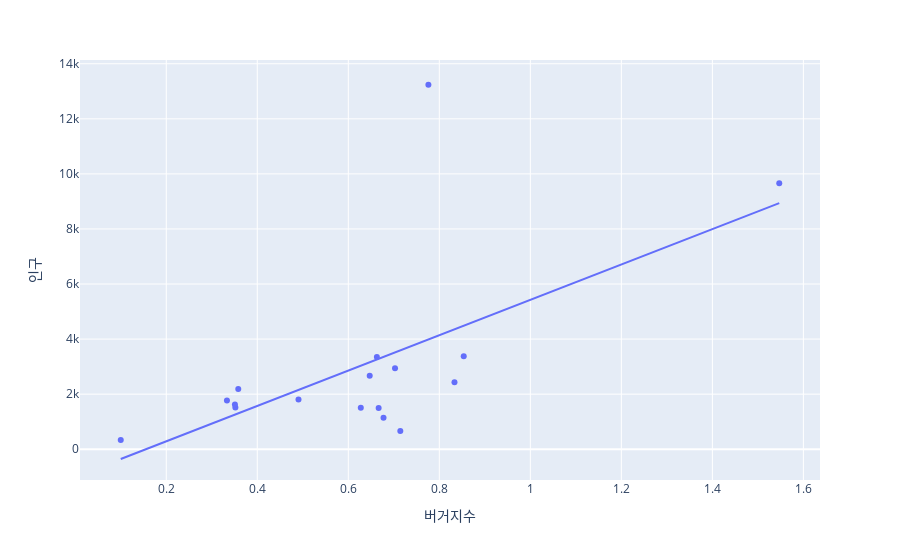

The code cell stored with this chart in its notebook:
### Code cell
# 광역시도별 버거지수 대비 인구수
px.scatter(nstore_stat_df, x='버거지수', y='인구', trendline='ols', hover_name='시도별')

### Figure 1 — Plotly figure (JSON) as saved in the notebook; plotly's stock layout.template omitted (floating-point values rounded to 4 significant figures)
{"data": [{"hovertemplate": "<b>%{hovertext}</b><br><br>버거지수=%{x}<br>인구=%{y}<extra></extra>", "hovertext": ["강원도", "경기도", "경상남도", "경상북도", "광주광역시", "대구광역시", "대전광역시", "부산광역시", "서울특별시", "세종특별자치시", "울산광역시", "인천광역시", "전라남도", "전라북도", "제주특별자치도", "충청남도", "충청북도"], "legendgroup": "", "marker": {"color": "#636efa", "symbol": "circle"}, "mode": "markers", "name": "", "orientation": "v", "showlegend": false, "type": "scatter", "x": [0.3519, 0.776, 0.6628, 0.6471, 0.6667, 0.8333, 0.6275, 0.8537, 1.547, 0.1, 0.6774, 0.7027, 0.3333, 0.4906, 0.7143, 0.3582, 0.3509], "xaxis": "x", "y": [1517, 13238, 3350, 2665, 1494, 2432, 1509, 3373, 9662, 331, 1147, 2944, 1773, 1803, 660, 2188, 1626], "yaxis": "y"}, {"hovertemplate": "<b>OLS trendline</b><br>인구 = 6421.64 * 버거지수 + -997.403<br>R<sup>2</sup>=0.367815<br><br>버거지수=%{x}<br>인구=%{y} <b>(trend)</b><extra></extra>", "legendgroup": "", "marker": {"color": "#636efa", "symbol": "circle"}, "mode": "lines", "name": "", "showlegend": false, "type": "scatter", "x": [0.1, 0.3333, 0.3509, 0.3519, 0.3582, 0.4906, 0.6275, 0.6471, 0.6628, 0.6667, 0.6774, 0.7027, 0.7143, 0.776, 0.8333, 0.8537, 1.547], "xaxis": "x", "y": [-355.2, 1143.0, 1256.0, 1262.0, 1303.0, 2153.0, 3032.0, 3158.0, 3259.0, 3284.0, 3353.0, 3515.0, 3589.0, 3986.0, 4354.0, 4484.0, 8937.0], "yaxis": "y"}], "layout": {"legend": {"tracegroupgap": 0}, "margin": {"t": 60}, "xaxis": {"anchor": "y", "domain": [0, 1], "title": {"text": "버거지수"}}, "yaxis": {"anchor": "x", "domain": [0, 1], "title": {"text": "인구"}}}}
